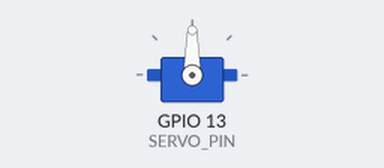
A sketch run on a simulated ESP32. Parts: servo. Nothing arrives over Bluetooth unless stated; a phone connects over Bluetooth LE 3 s after start; what the sketch prints to the serial monitor is not drawn.

Above: at 0.1 s.
Timing chart, 0 to 4.5 s (numbered marks = the images above):
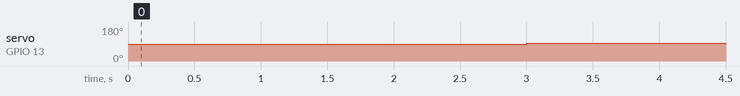

Measured:
- by itself, servo on GPIO 13 (SERVO_PIN): 90° → 93° at 3.0 s

The sketch:

client.ino
```cpp
// includes
#include <BLEDevice.h>
#include <BLEUtils.h>
#include <BLEServer.h>

#include <ESP32Servo.h>

// constants
#define SERVICE_UUID "e7949142-2785-53dc-1994-1deb54135003"
#define CHARACTERISTIC_UUID "3b5122d3-4703-7453-ad58-73a8ebdafb7b"
#define BLE_DEVICE_NAME "ESP32_Bluetooth_Server"

#define SERVO_PIN 13


// variables
BLEServer* pServer;
BLEService* pService;
BLECharacteristic* pCharacteristic;
bool deviceConnected = false;
bool preDeviceConnected = false;

bool isDetected = false;

Servo myservo;


// callbacks
class MyServerCallbacks: public BLEServerCallbacks{
  void onConnect(BLEServer *pServer){
    deviceConnected = true;
    Serial.println("onConnect");
  }
  void onDisconnect(BLEServer *pServer){
    deviceConnected = false;
    Serial.println("onDisconnect");
  }
};


// functions
void setup(){
  Serial.begin(115200);

  // BLEの初期化
  BLEDevice::init(BLE_DEVICE_NAME);

  // サーバー,サービス,キャラクタリスティック,コールバックの作成・設定
  pServer = BLEDevice::createServer();
  pServer->setCallbacks(new MyServerCallbacks());
  pService = pServer->createService(SERVICE_UUID);
  pCharacteristic = pService->createCharacteristic(
      CHARACTERISTIC_UUID,
      BLECharacteristic::PROPERTY_NOTIFY |
      BLECharacteristic::PROPERTY_READ   |
      BLECharacteristic::PROPERTY_WRITE  |
      BLECharacteristic::PROPERTY_WRITE_NR
  );

  // キャラクタリスティックの初期値
  pCharacteristic->setValue((uint8_t*)&isDetected,sizeof(isDetected));

  //サービスの開始
  pService->start();

  //アドバタイジングの設定
  BLEAdvertising* pAdvertising = BLEDevice::getAdvertising();
  pAdvertising->addServiceUUID(SERVICE_UUID);
  pAdvertising->setScanResponse(true);  //スキャンレスポンスの有効化
  pAdvertising->setMinPreferred(0x06);  //最小の接続間隔
  pAdvertising->setMaxPreferred(0x12);  //最大の接続間隔
  // アドバタイジングの開始(繰り返される)
  BLEDevice::startAdvertising();

  Serial.println("Characteristic defined");

  myservo.attach(SERVO_PIN);
}


void loop(){

  String value = pCharacteristic->getValue();
  float *data = (float*)value.c_str();
  int dataSize = value.length()/sizeof(float);
  for(int i = 0; i < dataSize; i++){
    Serial.print(data[i]);
    Serial.print(" ");
  }
  Serial.println();


  // disconnecting
  if(!deviceConnected && preDeviceConnected){
    delay(500);
    pServer->startAdvertising();
    Serial.println("restartAdvertising");
    preDeviceConnected = deviceConnected;
    pCharacteristic->setValue((uint8_t*)&isDetected,sizeof(isDetected));
    myservo.writeMicroseconds(1500);
    delay(100);
  }
  // connecting
  if(deviceConnected && !preDeviceConnected){
    preDeviceConnected = deviceConnected;
  }


  if(deviceConnected){  // 接続後
    myservo.writeMicroseconds(1500+min(data[1]+data[2],float(1.0))*500);
    delay(100);
  }


  delay(50);
}
```
